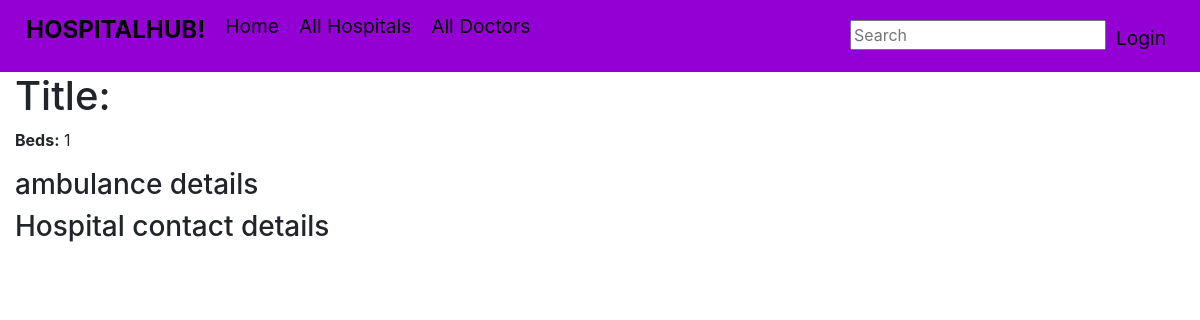
The page /myhub/hospitals/1 on the database as committed earlier.
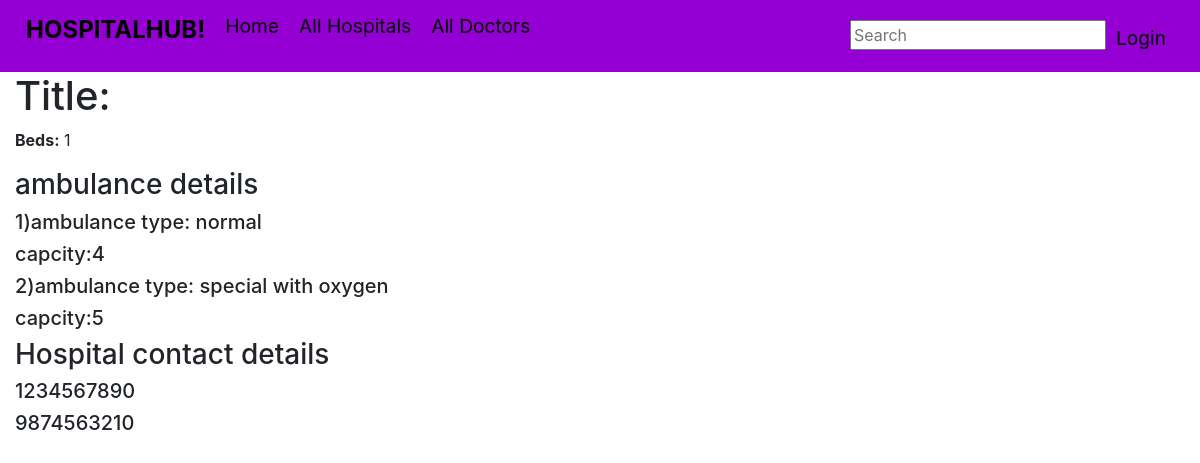
The same page on the database as committed later.
### myhub/models.py (models this page shows, shortened)
class hospital(models.Model):
    id = models.IntegerField(primary_key=True)  # Field name made lowercase.
    name = models.CharField(max_length=100, null=True)  # Field name made lowercase.
    desc = models.CharField(max_length=10000, help_text='Enter Hospital Description')
    building = models.CharField(max_length=25, blank=True, null=True)  # Field name made lowercase.
    street = models.CharField(max_length=25, blank=True, null=True)  # Field name made lowercase.
    pincode = models.IntegerField(unique=True, blank=True, null=True)  # Field name made lowercase.
    beds = models.IntegerField(blank=True, null=True)  # Field name made lowercase.
    hospambid = models.IntegerField(unique=True, blank=True, null=True)  # Field name made lowercase.

class ambulance(models.Model):
     class Meta:
      unique_together  = (('key1', 'key2'),)
     key1 = models.ForeignKey(hospital, on_delete=models.CASCADE,)
     key2 = models.IntegerField(primary_key =True)
     ambvehicletype =models.CharField(max_length=25, blank=True, null=True)
     vehiclecapacity =models.IntegerField(blank=True, null=True)

class  hospphoneno(models.Model):
      class Meta:
        unique_together  = (('key1', 'phonenumber'),)
      key1 = models.ForeignKey(hospital, on_delete=models.CASCADE,)
      phonenumber= models.CharField(max_length = 10, primary_key =True)

### myhub/views.py (the view)
# urls.py: path('hospitals/<int:pk>', views.HospitalDetailView.as_view(), name='hospitals-detail'),
class HospitalDetailView(generic.DetailView):
    model = hospital

### myhub/templates/myhub/hospital_detail.html
{% extends "base_generic.html" %}
{% block content %}
  <h1>Title: {{ hospital.hospname }}</h1>
  <p><strong>Beds:</strong> {{ hospital.beds }}</p>
  <h3> ambulance details</h>
{% for amb in hospital.ambulance_set.all %}
  <h5>{{ amb.key2}})ambulance type: {{ amb.ambvehicletype}}</h5>
  <h5> capcity:{{ amb.vehiclecapacity}}</h5>
  {% endfor %}
<h3> Hospital contact details</h>
{% for phone in hospital.hospphoneno_set.all %}
       <h5> {{phone.phonenumber}}</h5>
      {% endfor %}
{% endblock %}

### myhub/templates/base_generic.html (shortened to what this page needs)
<!DOCTYPE html>
{% load static %}
<html lang="en">
<head>
  <link rel="stylesheet" href="{% static 'myhub/style.css' %}">
  <link rel="stylesheet" href="https://netdna.bootstrapcdn.com/font-awesome/4.0.3/css/font-awesome.min.css">
  <link rel="stylesheet" href="https://stackpath.bootstrapcdn.com/bootstrap/4.1.3/css/bootstrap.min.css">
</head>
<body>
      {% block sidebar %}
          <nav class="navbar navbar-custom navbar-expand-md navbar-dark">
        <ul class="navbar-nav">
          <li class="nav-item">
          <p style="font-size: x-large;color: black;font-weight: bold;">HOSPITALHUB!</p>
          </li>
          <li class="nav-item">
            <a style="color: black;"href="{% url 'index' %}">Home</a>
          </li>
          <li class="nav-item">
          <a style="color: black;"href="{% url 'hospitals' %}">All Hospitals</a>
          </li>
          <li class="nav-item">
          <a style="color: black;"href="{% url 'doctors' %}">All Doctors</a>
        </li>
      </ul>
      <ul class="navbar-nav ml-auto px-2">
            <form name="searchform" method="GET" action="{% url 'search' %}">
              <input type="text" name="search" placeholder="Search" />
          </form>
          {% if user.is_authenticated %}
          <li class="nav-item"><a style="color: black;" href="{% url 'user_review_list' user.username %}">User: {{ user.get_username }}</a></li>
          <li><a style="color: black;"href="{% url 'logout'%}?next={{request.path}}">Logout</a></li>
          {% else %}
          <li class="nav-item"><a style="color: black;"href="{% url 'login'%}?next={{request.path}}">Login</a></li>
          {% endif %}
        </ul>
      </nav>
     {% endblock %}
      <div class="col-sm-10 ">{% block content %}{% endblock %}</div>
</body>
</html>

### myhub/static/myhub/style.css (style rules this page uses)
.navbar-nav > li { padding-left:10px; padding-right:10px; padding-top: 4px; font-size: larger; }
.navbar-custom { background-color: darkviolet; }

Rows that differ between the two databases and show on the page:
added ambulance: key2 "1", ambvehicletype "normal", vehiclecapacity "4"
added ambulance: key2 "2", ambvehicletype "special with oxygen", vehiclecapacity "5"
added hospphoneno: phonenumber "1234567890"
added hospphoneno: phonenumber "9874563210"
